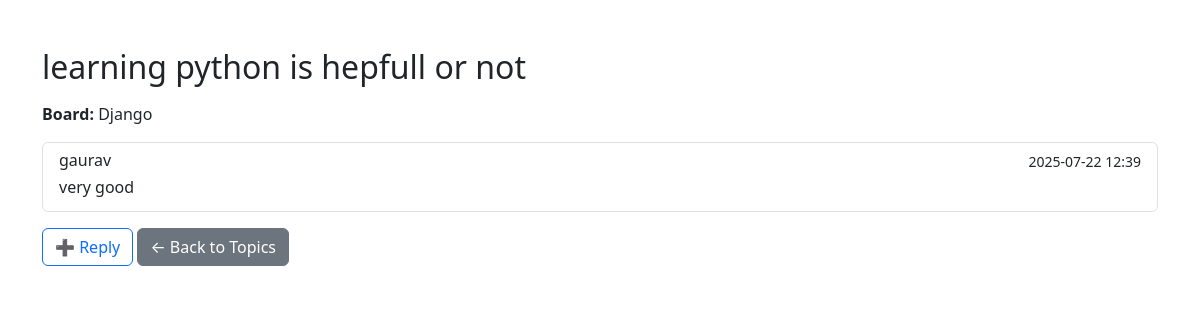
/boards/1/topics/3/, run on the app's committed database.
### testapp/models.py (models this page shows, shortened)
class Topic(models.Model):
    subject = models.CharField(max_length=255)
    board = models.ForeignKey(Board, related_name='topics', on_delete=models.CASCADE)
    created_by = models.ForeignKey(User, related_name='topics', on_delete=models.CASCADE)
    created_at = models.DateTimeField(auto_now_add=True)

class Board(models.Model):
    name = models.CharField(max_length=100, unique=True)
    description = models.TextField()

class Post(models.Model):
    message = models.TextField()
    topic = models.ForeignKey(Topic, related_name='posts', on_delete=models.CASCADE)
    created_by = models.ForeignKey(User, related_name='posts', on_delete=models.CASCADE)
    created_at = models.DateTimeField(auto_now_add=True)

### testapp/views.py (the view)
# urls.py: path('boards/<int:board_id>/topics/<int:topic_id>/', views.topic_posts, name='topic_posts'),
def topic_posts(request, board_id, topic_id):
    topic = get_object_or_404(Topic, board_id=board_id, pk=topic_id)
    posts = topic.posts.order_by('-created_at')
    return render(request, 'topic_posts.html', {'topic': topic, 'posts': posts})

### templates/topic_posts.html (shortened to what this page needs)
<!DOCTYPE html>
<html lang="en">
<head>
</head>
<body>
  <link href="https://cdn.jsdelivr.net/npm/bootstrap@5.3.0/dist/css/bootstrap.min.css" rel="stylesheet">
<div class="container mt-5">
  <h2 class="mb-3">{{ topic.subject }}</h2>
  <p><strong>Board:</strong> {{ topic.board.name }}</p>
  <div class="list-group mb-3">
    {% for post in posts %}
      <div class="list-group-item">
        <div class="d-flex w-100 justify-content-between">
          <h6 class="mb-1">{{ post.created_by.username }}</h6>
          <small>{{ post.created_at|date:"Y-m-d H:i" }}</small>
        </div>
        <p class="mb-1">{{ post.message }}</p>
      </div>
    {% endfor %}
  </div>
  <a class="btn btn-outline-primary" href="{% url 'reply_topic' topic.board.pk topic.pk %}">➕ Reply</a>
  <a class="btn btn-secondary" href="{% url 'board_topics' topic.board.pk %}">← Back to Topics</a>
</div>
</body>
</html>

### data on the page
Topic: subject "learning python is hepfull or not", board.name "Django"
Post: created_by.username "gaurav", created_at "2025-07-22 12:39", message "very good"
